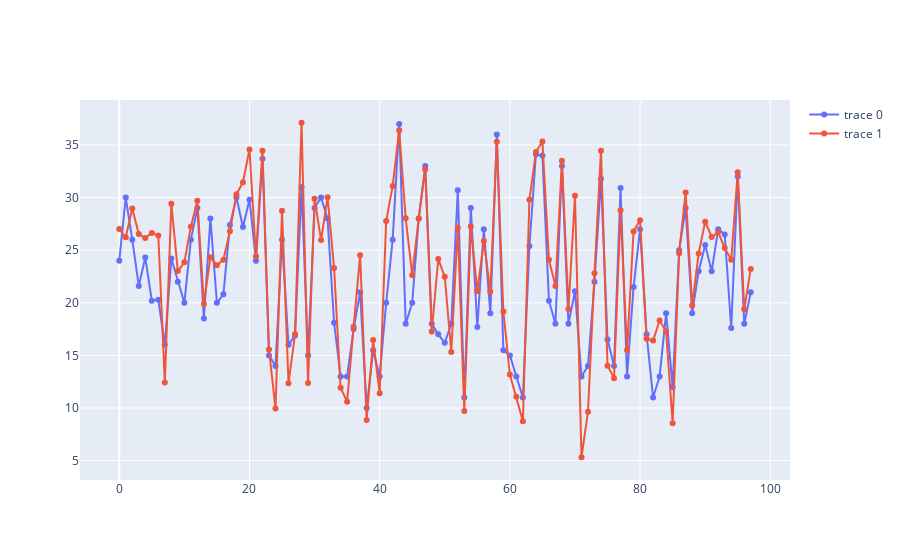

Notebook source saved alongside this figure:
### Code cell
fig = go.Figure(data=go.Scatter(x=np.arange(len(y_test)), y=y_test.tolist(), mode='markers+lines'))
fig.add_trace(go.Scatter(x=np.arange(len(y_test)), y=y_pred.tolist(), mode='markers+lines'))
fig.show()
